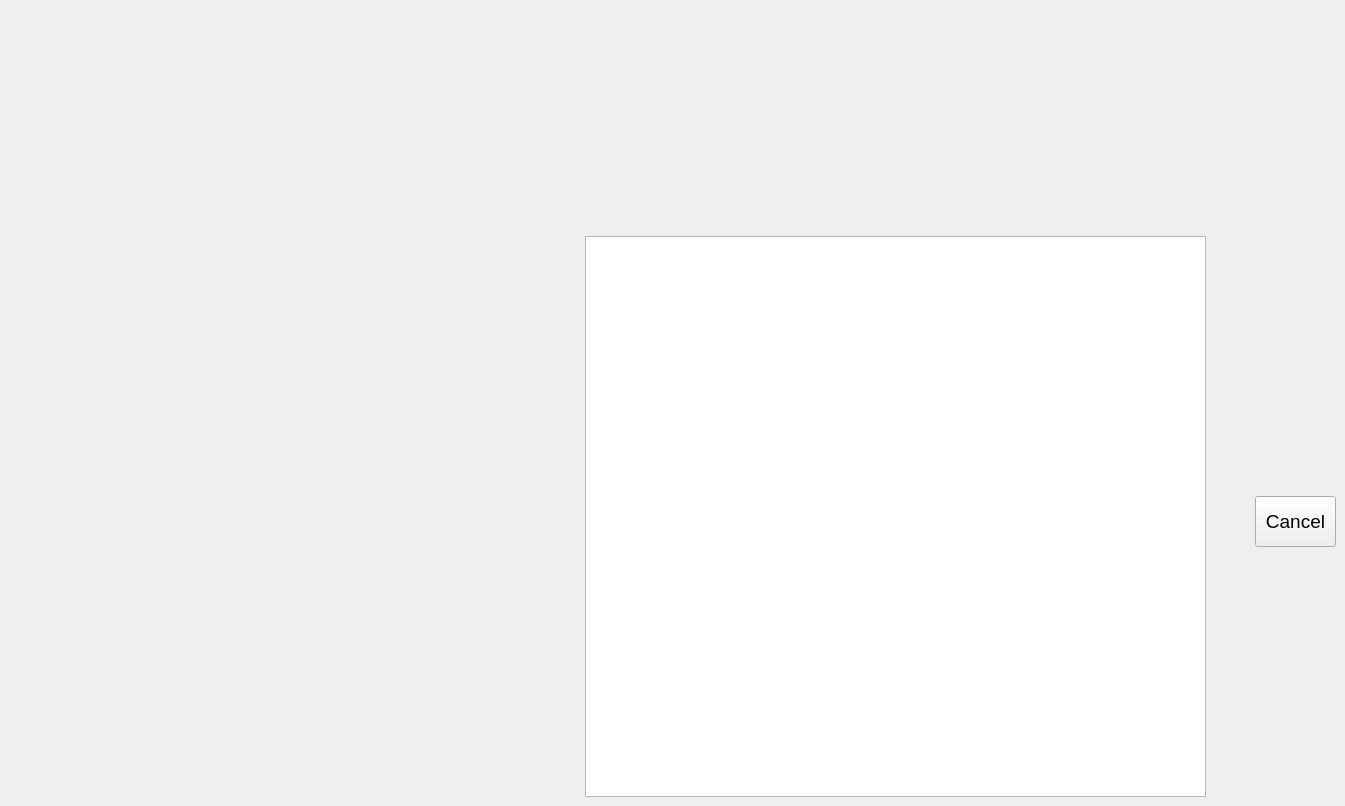
    <widget class="QWidget" name="pgOrderSearchResultsEO">
     <property name="font">
      <font>
       <pointsize>13</pointsize>
      </font>
     </property>
     <widget class="QWidget" name="widgetOrderSearchResultsEO" native="true">
      <property name="geometry">
       <rect>
        <x>585</x>
        <y>236</y>
        <width>751</width>
        <height>561</height>
       </rect>
      </property>
      <property name="font">
       <font>
        <pointsize>14</pointsize>
       </font>
      </property>
      <widget class="QPushButton" name="btnReturnOSREO">
       <property name="geometry">
        <rect>
         <x>670</x>
         <y>260</y>
         <width>81</width>
         <height>51</height>
        </rect>
       </property>
       <property name="cursor">
        <cursorShape>PointingHandCursor</cursorShape>
       </property>
       <property name="text">
        <string>Cancel</string>
       </property>
       <property name="shortcut">
        <string>Esc</string>
       </property>
      </widget>
      <widget class="QTableView" name="tableViewOSREO">
       <property name="geometry">
        <rect>
         <x>0</x>
         <y>0</y>
         <width>621</width>
         <height>561</height>
        </rect>
       </property>
       <property name="cursor" stdset="0">
        <cursorShape>PointingHandCursor</cursorShape>
       </property>
       <property name="editTriggers">
        <set>QAbstractItemView::EditTrigger::NoEditTriggers</set>
       </property>
       <property name="showGrid">
        <bool>false</bool>
       </property>
       <attribute name="horizontalHeaderVisible">
        <bool>true</bool>
       </attribute>
       <attribute name="verticalHeaderVisible">
        <bool>false</bool>
       </attribute>
      </widget>
     </widget>
    </widget>
